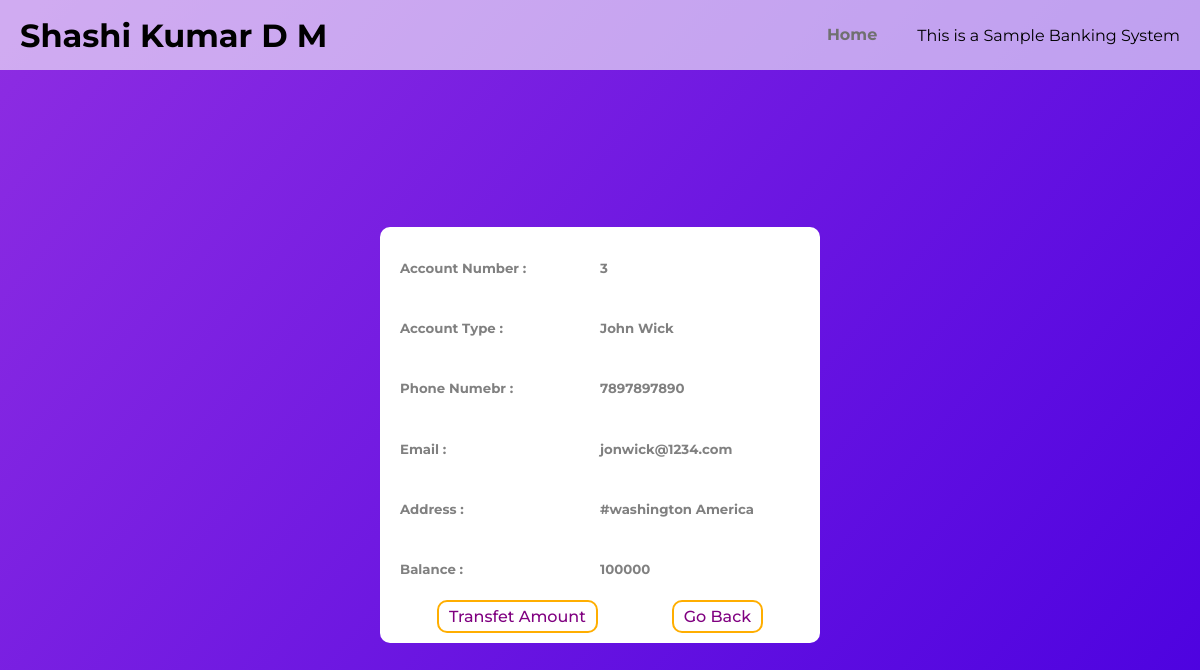
/viewCustomer.php?number=3, run on the app's committed database.
### tables this page shows
CREATE TABLE `customers` (
  `account_number` int(11) NOT NULL,
  `account_type` varchar(10) NOT NULL,
  `name` varchar(255) NOT NULL,
  `email` varchar(150) NOT NULL,
  `phno` bigint(20) NOT NULL,
  `address` text NOT NULL,
  `cur_balance` double NOT NULL
);

### viewCustomer.php (the view, shortened to what this page needs)
<?php
    include "./php/init.php";
    if(isset($_GET["number"])){
        $accno = intval($_GET["number"]);
        $res = mysqli_query($con, "SELECT * FROM customers WHERE account_number = $accno");
        if(mysqli_num_rows($res) != 1){
            echo "<script> alert('error finding your account') ; window.location = './allCustomers.php' </script>";
        }else{
        $rows = mysqli_fetch_assoc($res);
?>
<!DOCTYPE html>
<html lang="en">
<head>
    <link rel="stylesheet" href="./assets/css/main.min.css">
</head>
<body>
    <main>
       <div class="personal-info">
           <div class="row">
               <h5>Account Number :</h5>
               <h5><?php echo $rows["account_number"] ?></h5>
           </div>
           <div class="row">
               <h5>Account Type :</h5>
               <h5><?php echo $rows["name"] ?></h5>
           </div>
           <div class="row">
               <h5>Phone Numebr :</h5>
               <h5><?php echo $rows["phno"] ?></h5>
           </div>
           <div class="row">
               <h5>Email :</h5>
               <h5><?php echo $rows["email"] ?></h5>
           </div>
           <div class="row">
               <h5>Address :</h5>
               <h5><?php echo $rows["address"] ?></h5>
           </div>
           <div class="row">
               <h5>Balance :</h5>
               <h5><?php echo $rows["cur_balance"] ?></h5>
           </div>
           <div class="row">
               <a href="./transfer.php?number=<?php echo $rows['account_number'] ?>" class="transfet-page-btn">Transfet Amount</a>
               <a href="./allCustomers.php" class="transfet-page-btn">Go Back</a>
           </div>
       </div>
    </main>
</body>
</html>
<?php
        }
    }
?>

### data on the page
customers: account_number "3", name "John Wick", phno "7897897890", email "jonwick@1234.com", address "#washington America", cur_balance "100000"
